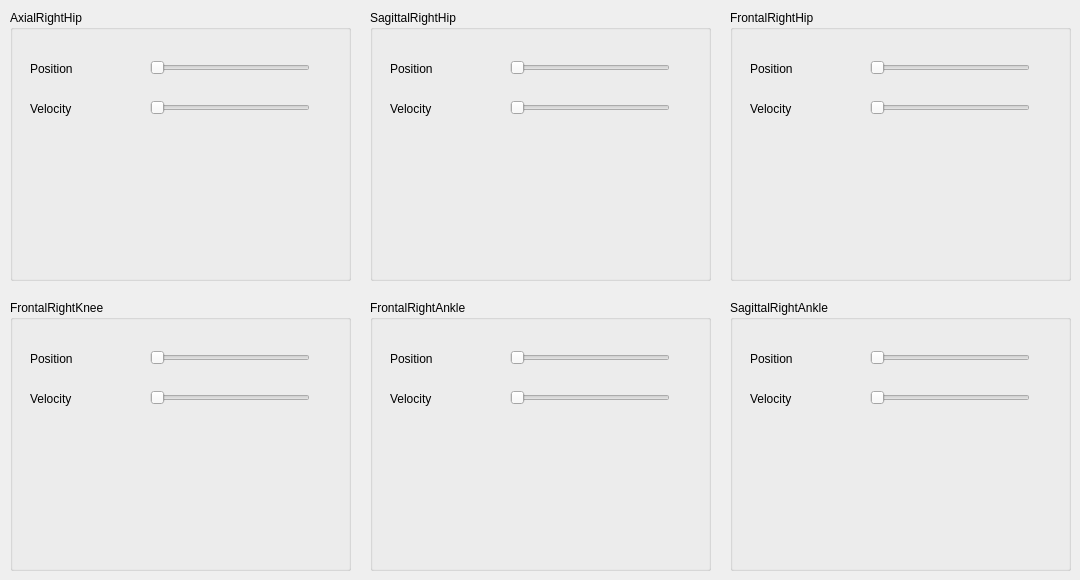
    <widget class="QWidget" name="rightLeg_tab">
     <attribute name="title">
      <string>/rightLeg</string>
     </attribute>
     <widget class="QGroupBox" name="frontalRightAnkle_groupBox">
      <property name="geometry">
       <rect>
        <x>370</x>
        <y>300</y>
        <width>341</width>
        <height>271</height>
       </rect>
      </property>
      <property name="title">
       <string>FrontalRightAnkle</string>
      </property>
      <widget class="QSlider" name="velocityFrontalRightAnkle_slider">
       <property name="geometry">
        <rect>
         <x>140</x>
         <y>90</y>
         <width>160</width>
         <height>16</height>
        </rect>
       </property>
       <property name="orientation">
        <enum>Qt::Horizontal</enum>
       </property>
      </widget>
      <widget class="QSlider" name="positionFrontalRightAnkle_slider">
       <property name="geometry">
        <rect>
         <x>140</x>
         <y>50</y>
         <width>160</width>
         <height>16</height>
        </rect>
       </property>
       <property name="orientation">
        <enum>Qt::Horizontal</enum>
       </property>
      </widget>
      <widget class="QLabel" name="positionFrontalRightAnkle_label">
       <property name="geometry">
        <rect>
         <x>20</x>
         <y>50</y>
         <width>67</width>
         <height>17</height>
        </rect>
       </property>
       <property name="text">
        <string>Position</string>
       </property>
      </widget>
      <widget class="QLabel" name="velocityFrontalRightAnkle_label">
       <property name="geometry">
        <rect>
         <x>20</x>
         <y>90</y>
         <width>67</width>
         <height>17</height>
        </rect>
       </property>
       <property name="text">
        <string>Velocity</string>
       </property>
      </widget>
     </widget>
     <widget class="QGroupBox" name="sagittalRightAnkle_groupBox">
      <property name="geometry">
       <rect>
        <x>730</x>
        <y>300</y>
        <width>341</width>
        <height>271</height>
       </rect>
      </property>
      <property name="title">
       <string>SagittalRightAnkle</string>
      </property>
      <widget class="QSlider" name="velocitySagittalRightAnkle_slider">
       <property name="geometry">
        <rect>
         <x>140</x>
         <y>90</y>
         <width>160</width>
         <height>16</height>
        </rect>
       </property>
       <property name="orientation">
        <enum>Qt::Horizontal</enum>
       </property>
      </widget>
      <widget class="QLabel" name="velocitySagittalRightAnkle_label">
       <property name="geometry">
        <rect>
         <x>20</x>
         <y>90</y>
         <width>67</width>
         <height>17</height>
        </rect>
       </property>
       <property name="text">
        <string>Velocity</string>
       </property>
      </widget>
      <widget class="QLabel" name="positionSagittalRightAnkle_label">
       <property name="geometry">
        <rect>
         <x>20</x>
         <y>50</y>
         <width>67</width>
         <height>17</height>
        </rect>
       </property>
       <property name="text">
        <string>Position</string>
       </property>
      </widget>
      <widget class="QSlider" name="positionSagittalRightAnkle_slider">
       <property name="geometry">
        <rect>
         <x>140</x>
         <y>50</y>
         <width>160</width>
         <height>16</height>
        </rect>
       </property>
       <property name="orientation">
        <enum>Qt::Horizontal</enum>
       </property>
      </widget>
     </widget>
     <widget class="QGroupBox" name="sagittalRightHip_groupBox">
      <property name="geometry">
       <rect>
        <x>370</x>
        <y>10</y>
        <width>341</width>
        <height>271</height>
       </rect>
      </property>
      <property name="title">
       <string>SagittalRightHip</string>
      </property>
      <widget class="QSlider" name="velocitySagittalRightHip_slider">
       <property name="geometry">
        <rect>
         <x>140</x>
         <y>90</y>
         <width>160</width>
         <height>16</height>
        </rect>
       </property>
       <property name="orientation">
        <enum>Qt::Horizontal</enum>
       </property>
      </widget>
      <widget class="QLabel" name="positionSagittalRightHip_label">
       <property name="geometry">
        <rect>
         <x>20</x>
         <y>50</y>
         <width>67</width>
         <height>17</height>
        </rect>
       </property>
       <property name="text">
        <string>Position</string>
       </property>
      </widget>
      <widget class="QLabel" name="velocitySagittalRightHip_label">
       <property name="geometry">
        <rect>
         <x>20</x>
         <y>90</y>
         <width>67</width>
         <height>17</height>
        </rect>
       </property>
       <property name="text">
        <string>Velocity</string>
       </property>
      </widget>
      <widget class="QSlider" name="positionSagittalRightHip_slider">
       <property name="geometry">
        <rect>
         <x>140</x>
         <y>50</y>
         <width>160</width>
         <height>16</height>
        </rect>
       </property>
       <property name="orientation">
        <enum>Qt::Horizontal</enum>
       </property>
      </widget>
     </widget>
     <widget class="QGroupBox" name="frontalRightHip_groupBox">
      <property name="geometry">
       <rect>
        <x>730</x>
        <y>10</y>
        <width>341</width>
        <height>271</height>
       </rect>
      </property>
      <property name="title">
       <string>FrontalRightHip</string>
      </property>
      <widget class="QSlider" name="velocityFrontalRightHip_slider">
       <property name="geometry">
        <rect>
         <x>140</x>
         <y>90</y>
         <width>160</width>
         <height>16</height>
        </rect>
       </property>
       <property name="orientation">
        <enum>Qt::Horizontal</enum>
       </property>
      </widget>
      <widget class="QLabel" name="velocityFrontalRightHip_label">
       <property name="geometry">
        <rect>
         <x>20</x>
         <y>90</y>
         <width>67</width>
         <height>17</height>
        </rect>
       </property>
       <property name="text">
        <string>Velocity</string>
       </property>
      </widget>
      <widget class="QSlider" name="positionFrontalRightHip_slider">
       <property name="geometry">
        <rect>
         <x>140</x>
         <y>50</y>
         <width>160</width>
         <height>16</height>
        </rect>
       </property>
       <property name="orientation">
        <enum>Qt::Horizontal</enum>
       </property>
      </widget>
      <widget class="QLabel" name="positionFrontalRightHip_label">
       <property name="geometry">
        <rect>
         <x>20</x>
         <y>50</y>
         <width>67</width>
         <height>17</height>
        </rect>
       </property>
       <property name="text">
        <string>Position</string>
       </property>
      </widget>
     </widget>
     <widget class="QGroupBox" name="frontalRightKnee_groupBox">
      <property name="geometry">
       <rect>
        <x>10</x>
        <y>300</y>
        <width>341</width>
        <height>271</height>
       </rect>
      </property>
      <property name="title">
       <string>FrontalRightKnee</string>
      </property>
      <widget class="QSlider" name="velocityFrontalRightKnee_slider">
       <property name="geometry">
        <rect>
         <x>140</x>
         <y>90</y>
         <width>160</width>
         <height>16</height>
        </rect>
       </property>
       <property name="orientation">
        <enum>Qt::Horizontal</enum>
       </property>
      </widget>
      <widget class="QLabel" name="velocityFrontalRightKnee_label">
       <property name="geometry">
        <rect>
         <x>20</x>
         <y>90</y>
         <width>67</width>
         <height>17</height>
        </rect>
       </property>
       <property name="text">
        <string>Velocity</string>
       </property>
      </widget>
      <widget class="QSlider" name="positionFrontalRightKnee_slider">
       <property name="geometry">
        <rect>
         <x>140</x>
         <y>50</y>
         <width>160</width>
         <height>16</height>
        </rect>
       </property>
       <property name="orientation">
        <enum>Qt::Horizontal</enum>
       </property>
      </widget>
      <widget class="QLabel" name="positionFrontalRightKnee_label">
       <property name="geometry">
        <rect>
         <x>20</x>
         <y>50</y>
         <width>67</width>
         <height>17</height>
        </rect>
       </property>
       <property name="text">
        <string>Position</string>
       </property>
      </widget>
     </widget>
     <widget class="QGroupBox" name="axialRightHip_groupBox">
      <property name="geometry">
       <rect>
        <x>10</x>
        <y>10</y>
        <width>341</width>
        <height>271</height>
       </rect>
      </property>
      <property name="title">
       <string>AxialRightHip</string>
      </property>
      <widget class="QSlider" name="velocityAxialRightHip_slider">
       <property name="geometry">
        <rect>
         <x>140</x>
         <y>90</y>
         <width>160</width>
         <height>16</height>
        </rect>
       </property>
       <property name="orientation">
        <enum>Qt::Horizontal</enum>
       </property>
      </widget>
      <widget class="QLabel" name="positionAxialRightHip_label">
       <property name="geometry">
        <rect>
         <x>20</x>
         <y>50</y>
         <width>67</width>
         <height>17</height>
        </rect>
       </property>
       <property name="text">
        <string>Position</string>
       </property>
      </widget>
      <widget class="QSlider" name="positionAxialRightHip_slider">
       <property name="geometry">
        <rect>
         <x>140</x>
         <y>50</y>
         <width>160</width>
         <height>16</height>
        </rect>
       </property>
       <property name="orientation">
        <enum>Qt::Horizontal</enum>
       </property>
      </widget>
      <widget class="QLabel" name="velocityAxialRightHip_label">
       <property name="geometry">
        <rect>
         <x>20</x>
         <y>90</y>
         <width>67</width>
         <height>17</height>
        </rect>
       </property>
       <property name="text">
        <string>Velocity</string>
       </property>
      </widget>
     </widget>
    </widget>
